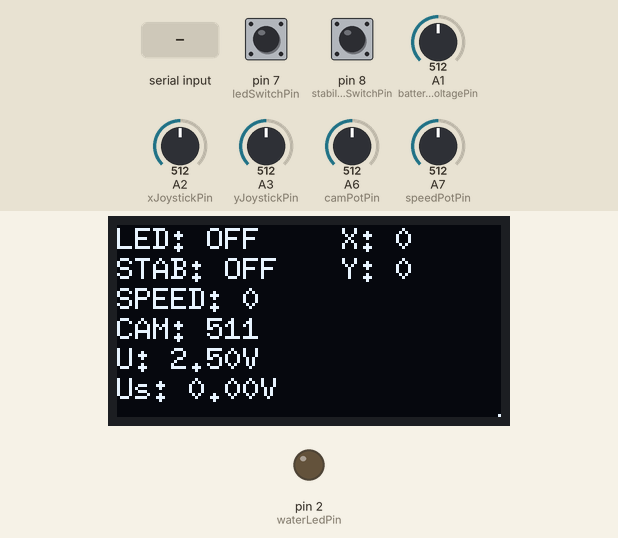
Simulated run of this sketch. Board: Arduino Mega 2560, built with avr-gcc and run on an emulated ATmega2560. Shown: 128×64 one-colour display, output pins drawn as LEDs (lit = HIGH). The test bench sets the inputs (shaded band); at power-on: pin 7 (ledSwitchPin) HIGH, A2 (xJoystickPin) = 512, A1 (batteryVoltagePin) = 512, pin 8 (stabilizeSwitchPin) HIGH, A3 (yJoystickPin) = 512, A6 (camPotPin) = 512, A7 (speedPotPin) = 512. What the sketch prints to the serial monitor is not drawn.

Above: at 1.2 s.
1.3 s: pin 7 (ledSwitchPin) pulled LOW for 1 s
At 3.0 s:
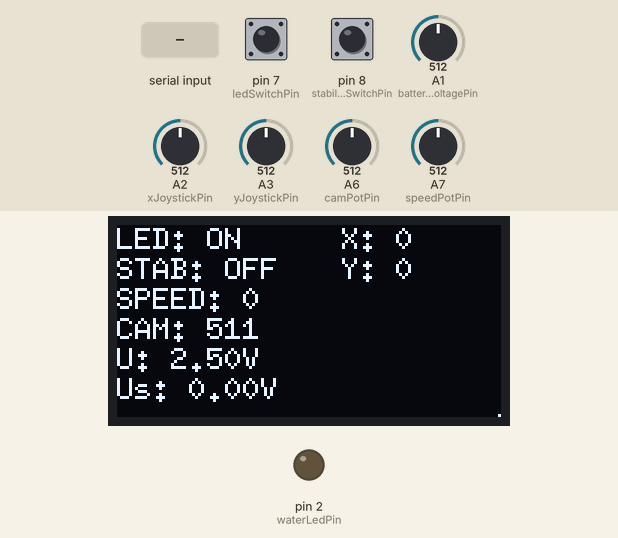
4.6 s: "1" received over the second serial link
At 5.1 s:
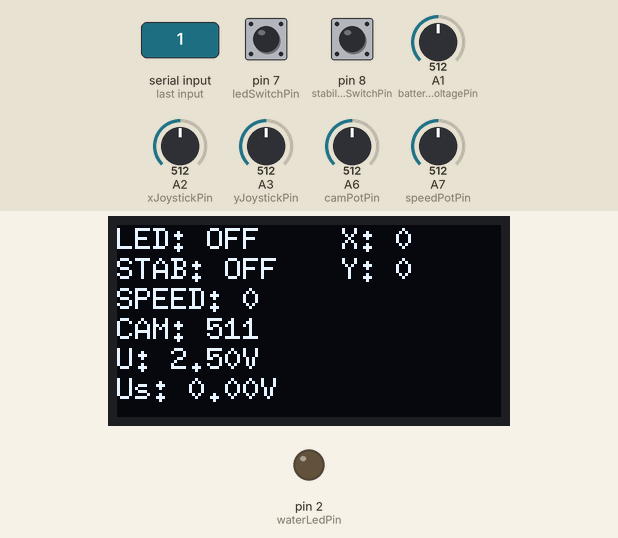
6.8 s: A2 (xJoystickPin) set to 716
At 8.8 s:
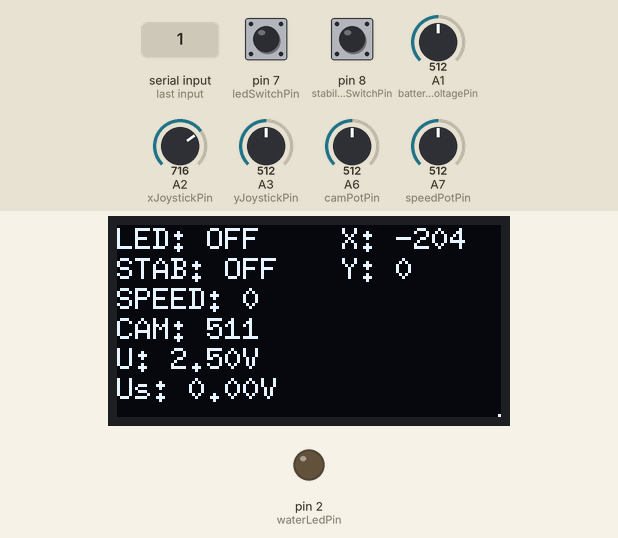
9.3 s: A1 (batteryVoltagePin) set to 30
At 11.4 s:
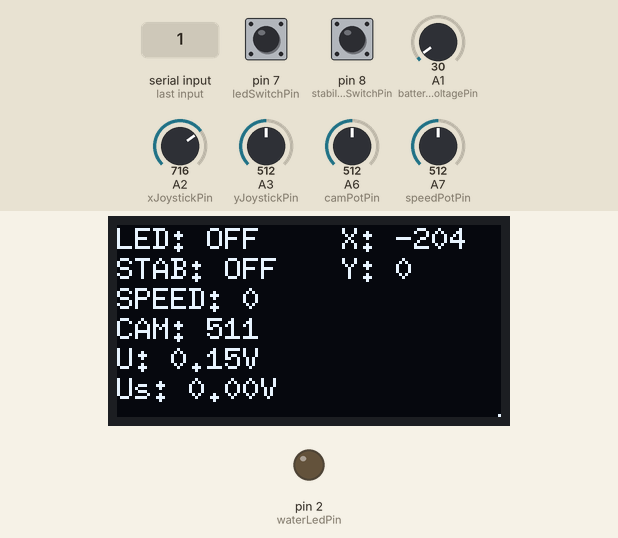
11.7 s: pin 8 (stabilizeSwitchPin) pulled LOW for 1 s
At 13.2 s:
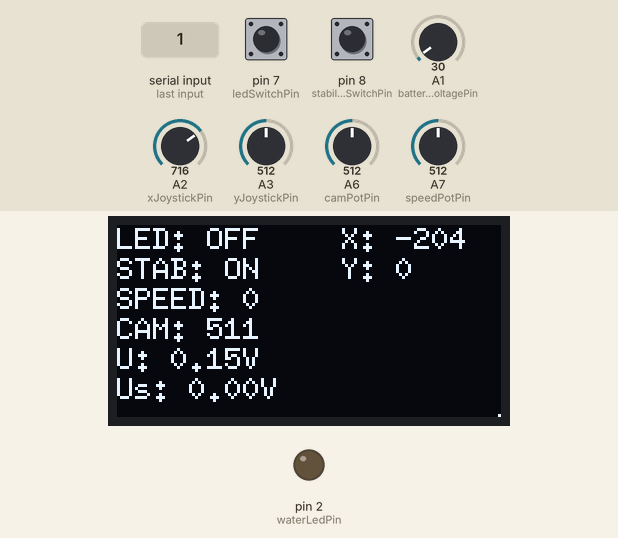
14.9 s: pin 7 (ledSwitchPin) pulled LOW for 1 s
At 16.8 s:
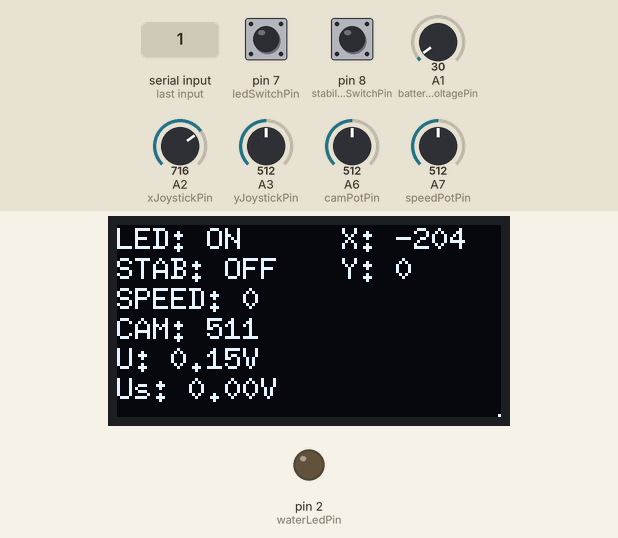
Timing chart, 0 to 18.3 s (numbered marks = the images above; inputs shaded):
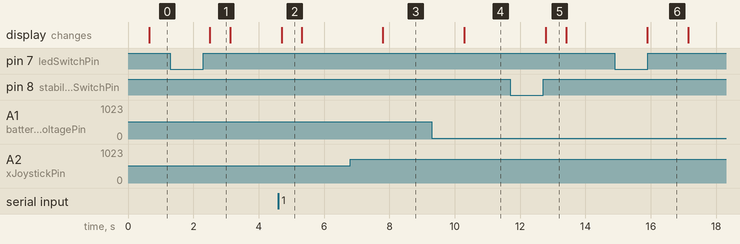

The sketch:

main.ino
```cpp
#include <Arduino.h>

//Including libraries for display
#include <U8g2lib.h>
#include <Wire.h>

//Defining display
U8G2_SH1106_128X64_NONAME_F_HW_I2C u8g2(U8G2_R0, /* reset=*/U8X8_PIN_NONE);

//Define whether to also write output on UART to usb
#define DEBUG_OUTPUT_WRITE false

const int TIMEOUT_RECEIVE = 500;  //ms

//Defining analog input pins
const int batteryVoltagePin = A1;
const int yJoystickPin = A3;
const int xJoystickPin = A2;
// A4 and A5 are used for I2C to display
const int camPotPin = A6;
const int speedPotPin = A7;

//Defining digital input pins
const int potSwitchPin = 4;
const int ledSwitchPin = 7;
const int stabilizeSwitchPin = 8;

//Defining digital output pins
const int waterLedPin = 2;

//Variables for controller
bool ledState = false;
bool stabilizeState = false;
signed int speed = 0;
int camAngle = 0;
double batteryVoltage = 0;
int xJoystick = 0;
int yJoystick = 0;

//Variables for sending
unsigned long long toSend;

//Variables for receiving
//There are two, because they would not fit in one
unsigned long long receivedMessage1;
unsigned long int receivedMessage2;

//Variables received
bool waterPresent;
double batteryVoltageSubmarine;
long int depth;
unsigned int gyroX;
unsigned int gyroY;
unsigned int gyroZ;

unsigned int messageLengthReceived;
bool timeoutPassed = false;


// Write data to serial1, i is the length of the data to send
// appendStopByte is if the stopByte, indicating the end of the transmission, should be send at the end
void writeData(long long data, int i = 42, bool appendStopByte = true) {
  uint8_t *pointer = (uint8_t *)&data;
  int mask = 0b1111111;
  int toSend = 0x00;
  int stopBit = 0b1;
  bool finalByte = false;
  while (true) {
    //Get the last 7 bits
    toSend = data & mask;
    //Shift 7 bits
    data >>= 7;
    i -= 7;
    //Shift toSend 1 position to create space for stopbit
    toSend <<= 1;
    //append stop bit if needed
    if (i <= 0) {
      if (appendStopByte) {
        toSend = toSend | stopBit;
      }
      finalByte = true;
    }
    if (DEBUG_OUTPUT_WRITE) {
      Serial.write(toSend);
    }
    Serial1.write(toSend);
    if (finalByte) {
      break;
    }
  }
}

void setup() {
  //Set pin modes
  pinMode(waterLedPin, OUTPUT);
  pinMode(potSwitchPin, INPUT_PULLUP);
  pinMode(ledSwitchPin, INPUT_PULLUP);
  pinMode(stabilizeSwitchPin, INPUT_PULLUP);

  //Init display
  u8g2.begin();

  //Initialize serial logging
  Serial.begin(115200);
  Serial1.begin(115200);
}

void loop() {
  //Create variable to send message
  toSend = 0x000uLL;

  //Read the pins
  ledState = (digitalRead(ledSwitchPin) == HIGH) ? false : true;

  stabilizeState = (digitalRead(stabilizeSwitchPin) == HIGH) ? false : true;

  speed = -1 * (analogReadMultiple(speedPotPin) - 512);
  //Correct to zero, because otherwise it is impossible to stop motor
  speed = (speed > -20 && speed < 20) ? 0 : speed;
  //Correct one unit, because max of 9 bits is 511, not 512. Only occurs at positive
  speed = (speed > 511) ? 511 : speed;

  camAngle = 1023 - analogReadMultiple(camPotPin);

  batteryVoltage = (double)analogReadMultiple(batteryVoltagePin) * 5 / 1024;

  xJoystick = -1 * (analogReadMultiple(xJoystickPin) - 512);
  xJoystick = (xJoystick > -30 && xJoystick < 30) ? 0 : xJoystick;
  //Correct one unit, because max of 9 bits is 511, not 512. Only occurs at positive
  xJoystick = (xJoystick > 511) ? 511 : xJoystick;

  yJoystick = -1 * (analogReadMultiple(yJoystickPin) - 512);
  yJoystick = (yJoystick > -30 && yJoystick < 30) ? 0 : yJoystick;
  //Correct one unit, because max of 9 bits is 511, not 512. Only occurs at positive
  yJoystick = (yJoystick > 511) ? 511 : yJoystick;

  //Calculating message to send via serial1
  toSend += ledState;
  toSend <<= 1;
  toSend += stabilizeState;
  toSend <<= 1;
  toSend += (speed < 0);
  toSend <<= 9;
  toSend += abs(speed);
  toSend <<= 10;
  toSend += camAngle;
  toSend <<= 1;
  toSend += (xJoystick < 0);
  toSend <<= 9;
  toSend += abs(xJoystick);
  toSend <<= 1;
  toSend += (yJoystick < 0);
  toSend <<= 9;
  toSend += abs(yJoystick);

  //Sending message
  writeData(toSend, 42);

  //Receiving feedback

  //Initialize variables
  messageLengthReceived = 0;
  receivedMessage1 = 0x000uLL;
  receivedMessage2 = 0x00;

  unsigned long timeout = millis();
  timeoutPassed = false;
  // Get data
  while (true) {
    // Read the UART for instructions
    if (Serial1.available() > 0) {
      // Read UART
      int read = Serial1.read();
      // Create the real message, without the stopbit at the end
      unsigned long long readMessage = read >> 1;
      int toShift = messageLengthReceived * 7;
      //if toShift is bigger than 70, we need to store it in a new variable
      Serial.println(toShift);
      if (toShift > 63) {
        toShift -= 70;
        // Set message at correct position. Message is transmitted from end to beginning
        readMessage <<= toShift;
        // Calculate total message
        receivedMessage2 += readMessage;
      } else {
        // Set message at correct position. Message is transmitted from end to beginning
        readMessage <<= toShift;
        // Calculate total message
        receivedMessage1 += readMessage;
      }
      // Add one to the messageLength
      messageLengthReceived += 1;
      // Check for stopBit
      if (read & 0b1) {
        //End of message, so continue program
        break;
      }
      //Update timeStartReceive for timeout
      timeout = millis();
    } else {
      if (millis() - timeout > TIMEOUT_RECEIVE) {
        //Timeout - skip receiving
        timeoutPassed = true;
        break;
      }
    }
  }
  if (!timeoutPassed) {
    //Decode message
    waterPresent = receivedMessage2 & 0b1;
    receivedMessage2 >>= 1;
    unsigned long batteryVoltageSubmarineRaw = receivedMessage2 & ((1 << 12) - 1);
    batteryVoltageSubmarine = (15.0/4096.0)*batteryVoltageSubmarineRaw;
    receivedMessage2 >>= 12;

    //Nothing is done with variables because they have not yet been implemented on the submarine
    depth = receivedMessage2 & ((1 << 8) - 1);

    depth += (receivedMessage1 & ((1 << 16) - 1)) << 8;
    receivedMessage1 >>= 16;
    gyroZ = receivedMessage1 & ((1 << 16) - 1);
    receivedMessage1 >>= 16;
    gyroY = receivedMessage1 & ((1 << 16) - 1);
    receivedMessage1 >>= 16;
    gyroX = receivedMessage1 & ((1 << 16) - 1);

    if (waterPresent){
      digitalWrite(waterLedPin, HIGH);
    } else {
      digitalWrite(waterLedPin, LOW);
    }
  }

  u8g2.clearBuffer();
  u8g2_draw();
  u8g2.sendBuffer();
}

//Read multiple times for a better voltage
int analogReadMultiple(int pin) {
  int total = 0;
  int n = 0;
  //31 is the max times 1024 (max value of ADC) fits in an int
  while (n < 31) {
    total += analogRead(pin);
    n++;
  }
  return round((float)total / n);
}

//Prepare display for drawing
void u8g2_prepare() {
  u8g2.setFont(u8g2_font_6x10_tf);
  u8g2.setFontRefHeightExtendedText();
  u8g2.setDrawColor(1);
  u8g2.setFontPosTop();
  u8g2.setFontDirection(0);
}
void u8g2_draw() {
  //Setting strings to draw
  char speedString[12];
  char angleString[11];
  char batteryVoltageString[5];
  char batteryVoltageStringFormatted[11];
  char batteryVoltageSubString[5];
  char batteryVoltageSubStringFormatted[11];
  char xJoystickString[11];
  char yJoystickString[11];

  //Formatting strings
  sprintf(speedString, "SPEED: %d", speed);
  sprintf(angleString, "CAM: %d", camAngle);
  dtostrf(batteryVoltage, 3, 2, batteryVoltageString);
  sprintf(batteryVoltageStringFormatted, "U: %sV", batteryVoltageString);
  dtostrf(batteryVoltageSubmarine, 3, 2, batteryVoltageSubString);
  sprintf(batteryVoltageSubStringFormatted, "Us: %sV", batteryVoltageSubString);
  sprintf(xJoystickString, "X: %d", xJoystick);
  sprintf(yJoystickString, "Y: %d", yJoystick);

  //Prepare for drawing
  u8g2_prepare();

  //Drawing
  u8g2.drawStr(0, 0, (ledState) ? "LED: ON" : "LED: OFF");
  u8g2.drawStr(0, 10, (stabilizeState) ? "STAB: ON" : "STAB: OFF");
  u8g2.drawStr(0, 20, speedString);
  u8g2.drawStr(0, 30, angleString);
  u8g2.drawStr(0, 40, batteryVoltageStringFormatted);
  u8g2.drawStr(0, 50, batteryVoltageSubStringFormatted);
  u8g2.drawStr(75, 0, xJoystickString);
  u8g2.drawStr(75, 10, yJoystickString);
  if (timeoutPassed){
    u8g2.drawPixel(127,63);
  }

}
```

Measured:
- after the input at 1.3 s, the display: changes after 1.2 s (image 1)
- after the input at 4.6 s, the display: changes after 0.10 s (image 2)
- after the input at 6.8 s, the display: changes after 1.0 s (image 3)
- after the input at 9.3 s, the display: changes after 0.99 s (image 4)
- after the input at 11.7 s, the display: changes after 1.1 s (image 5)
- after the input at 14.9 s, the display: changes after 1.0 s (image 6)
- what the display in image 1 shows lasts 0.6 s, from 2.5 s to 3.1 s
